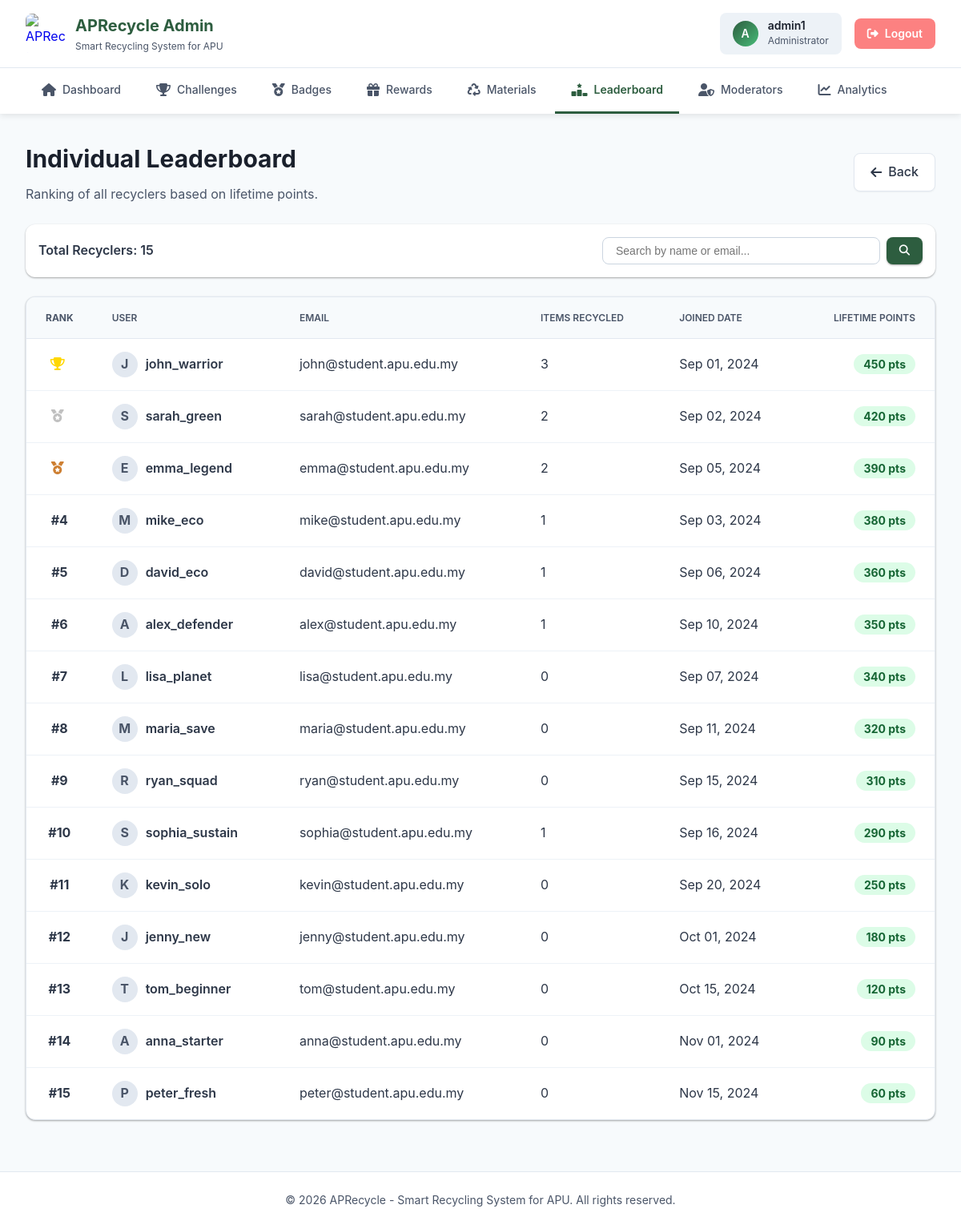
The page /admin/leaderboard_individual.php (signed in) on the database its author committed.
### tables this page shows
CREATE TABLE IF NOT EXISTS `user` (
  `user_id` int NOT NULL AUTO_INCREMENT,
  `username` varchar(50) NOT NULL,
  `password` varchar(255) NOT NULL,
  `email` varchar(255) NOT NULL,
  `role` varchar(20) NOT NULL,
  `qr_code` varchar(255) NOT NULL,
  `lifetime_points` int NOT NULL DEFAULT '0',
  `created_at` datetime NOT NULL DEFAULT CURRENT_TIMESTAMP,
  `team_id` int DEFAULT NULL,
  PRIMARY KEY (`user_id`),
  KEY `team_id` (`team_id`)
);

### admin/leaderboard_individual.php (the view, shortened to what this page needs)
<?php
include_once 'includes/header.php';
$conn = getDBConnection();
$limit = 20;
$page = isset($_GET['page']) && is_numeric($_GET['page']) ? (int) $_GET['page'] : 1;
$start = ($page - 1) * $limit;
$search_term = '';
$where_clause = "WHERE u.role = 'recycler'";
$count_sql = "SELECT COUNT(*) as total FROM user u $where_clause";
$count_result = mysqli_query($conn, $count_sql);
$total_records = mysqli_fetch_assoc($count_result)['total'];
$sql = "SELECT u.user_id, u.username, u.email, u.lifetime_points, u.created_at,
        (SELECT COUNT(*) FROM recycling_submission rs WHERE rs.user_id = u.user_id AND rs.status = 'Approved') as items_count
        FROM user u
        $where_clause
        ORDER BY u.lifetime_points DESC, items_count DESC
        LIMIT $start, $limit";
$result = mysqli_query($conn, $sql);
?>
<div class="page-header" style="display: flex; justify-content: space-between; align-items: center;">
    <div>
        <h1 class="page-title">Individual Leaderboard</h1>
        <p class="page-description">Ranking of all recyclers based on lifetime points.</p>
    </div>
    <a href="leaderboard_overview.php"
        style="display: inline-flex; align-items: center; gap: 8px; padding: 10px 20px; background: white; color: var(--color-gray-700); text-decoration: none; border-radius: 8px; border: 1px solid var(--color-gray-200); font-weight: 500; transition: all 0.2s; box-shadow: 0 1px 2px rgba(0,0,0,0.05);"
        onmouseover="this.style.background='var(--color-gray-50)'; this.style.borderColor='var(--color-gray-300)';"
        onmouseout="this.style.background='white'; this.style.borderColor='var(--color-gray-200)';">
        <i class="fas fa-arrow-left"></i>
        <span>Back</span>
    </a>
</div>
<div class="toolbar">
    <div style="font-weight: 600; color: var(--color-gray-700);">
        Total Recyclers: <?php echo number_format($total_records); ?>
    </div>
    <form class="search-form" method="GET" action="">
        <input type="text" name="search" class="search-input" placeholder="Search by name or email..."
            value="<?php echo htmlspecialchars($search_term); ?>">
        <button type="submit" class="btn-primary">
            <i class="fas fa-search"></i>
        </button>
    </form>
</div>
<div class="leaderboard-container">
    <div class="table-responsive">
        <table>
            <thead>
                <tr>
                    <th class="rank-cell">Rank</th>
                    <th>User</th>
                    <th>Email</th>
                    <th>Items Recycled</th>
                    <th>Joined Date</th>
                    <th style="text-align: right;">Lifetime Points</th>
                </tr>
            </thead>
            <tbody>
                <?php if (mysqli_num_rows($result) > 0): ?>
                    <?php
                    $counter = 0;
                    while ($row = mysqli_fetch_assoc($result)):
                        $rank = $start + $counter + 1;
                        $counter++;
                        ?>
                        <tr>
                            <td class="rank-cell">
                                <?php if ($rank == 1): ?>
                                    <i class="fas fa-trophy rank-icon gold"></i>
                                <?php elseif ($rank == 2): ?>
                                    <i class="fas fa-medal rank-icon silver"></i>
                                <?php elseif ($rank == 3): ?>
                                    <i class="fas fa-medal rank-icon bronze"></i>
                                <?php else: ?>
                                    #<?php echo $rank; ?>
                                <?php endif; ?>
                            </td>
                            <td>
                                <div style="display: flex; align-items: center; gap: 10px;">
                                    <div
                                        style="width: 32px; height: 32px; background: var(--color-gray-200); border-radius: 50%; display: flex; align-items: center; justify-content: center; font-weight: bold; color: var(--color-gray-600);">
                                        <?php echo strtoupper(substr($row['username'], 0, 1)); ?>
                                    </div>
                                    <span style="font-weight: 600;"><?php echo htmlspecialchars($row['username']); ?></span>
                                </div>
                            </td>
                            <td><?php echo htmlspecialchars($row['email']); ?></td>
                            <td><?php echo number_format($row['items_count']); ?></td>
                            <td><?php echo date('M d, Y', strtotime($row['created_at'])); ?></td>
                            <td style="text-align: right;">
                                <span class="points-badge">
                                    <?php echo number_format($row['lifetime_points']); ?> pts
                                </span>
                            </td>
                        </tr>
                    <?php endwhile; ?>
                <?php endif; ?>
            </tbody>
        </table>
    </div>
</div>
<?php
include_once 'includes/footer.php';
?>

### css/styles.css (style rules this page uses)
* { margin: 0; padding: 0; box-sizing: border-box; }
body { font-family: var(--font-sans); color: #2D3748; }
h1 { font-size: 2.25rem; font-weight: 700; }
body { font-size: 1rem; line-height: 1.6; }
.btn-primary { background: var(--color-primary); color: white; padding: 0.75rem 1.5rem; border-radius: var(--radius-md); border: none; font-weight: 600; cursor: pointer; transition: all 0.3s ease; box-shadow: var(--shadow-sm); }

### css/variables.css (style rules this page uses)
:root { --color-primary: #2D5D3F; --color-primary-light: #3A7A54; --color-primary-dark: #1F4129; --color-secondary: #48BB78; --color-secondary-light: #68D391; --color-accent-blue: #4299E1; --color-accent-yellow: #FFD93D; --color-accent-brown: #8B4513; --color-white: #FFFFFF; --color-gray-50: #F7FAFC; --color-gray-100: #EDF2F7; --color-gray-200: #E2E8F0; --color-gray-300: #CBD5E0; --color-gray-400: #A0AEC0; --color-gray-500: #718096; --color-gray-600: #4A5568; --color-gray-700: #2D3748; --color-gray-800: #1A202C; --color-gray-900: #171923; --color-success: #48BB78; --color-success-light: #C6F6D5; --color-warning: #ED8936; --color-warning-light: #FEEBC8; --color-error: #FC8181; --color-error-light: #FED7D7; --color-info: #4299E1; --color-info-light: #BEE3F8; --gradient-primary: linear-gradient(135deg, #2D5D3F 0%, #48BB78 100%); --gradient-success: linear-gradient(135deg, #48BB78 0%, #38A169 100%); --gradient-badge: linear-gradient(135deg, #667eea 0%, #764ba2 100%); --shadow-sm: 0 1px 3px rgba(0,0,0,0.12), 0 1px 2px rgba(0,0,0,0.24); --shadow-md: 0 2px 8px rgba(0,0,0,0.1); --shadow-lg: 0 4px 12px rgba(0,0,0,0.15); --shadow-xl: 0 10px 40px rgba(0,0,0,0.2); --radius-sm: 4px; --radius-md: 8px; --radius-lg: 12px; --radius-xl: 16px; --radius-full: 9999px; --space-1: 0.25rem; --space-2: 0.5rem; --space-3: 0.75rem; --space-4: 1rem; --space-5: 1.25rem; --space-6: 1.5rem; --space-8: 2rem; --space-10: 2.5rem; --space-12: 3rem; --font-sans: -apple-system, BlinkMacSystemFont, 'Segoe UI', 'Roboto', 'Oxygen', 'Ubuntu', 'Cantarell', 'Fira Sans', 'Droid Sans', 'Helvetica Neue', sans-serif; --font-mono: 'SFMono-Regular', Consolas, 'Liberation Mono', Menlo, monospace; --text-xs: 0.75rem; --text-sm: 0.875rem; --text-base: 1rem; --text-lg: 1.125rem; --text-xl: 1.25rem; --text-2xl: 1.5rem; --text-3xl: 1.875rem; --text-4xl: 2.25rem; }

### admin/includes/header.php (style rules this page uses)
body { background: var(--color-gray-50); margin: 0; padding: 0; }
.page-header { margin-bottom: var(--space-6); }
.page-title { font-size: var(--text-3xl); color: var(--color-gray-800); margin-bottom: var(--space-2); }
.page-description { color: var(--color-gray-600); font-size: var(--text-base); }

### admin/leaderboard_individual.php (style rules this page uses)
.toolbar { display: flex; justify-content: space-between; align-items: center; margin-bottom: var(--space-6); background: var(--color-white); padding: var(--space-4); border-radius: var(--radius-lg); box-shadow: var(--shadow-sm); flex-wrap: wrap; gap: var(--space-4); }
.search-form { display: flex; gap: var(--space-2); flex: 1; max-width: 400px; }
.search-input { flex: 1; padding: var(--space-2) var(--space-4); border: 1px solid var(--color-gray-300); border-radius: var(--radius-md); font-size: var(--text-sm); }
.btn-primary { background: var(--color-primary); color: white; border: none; padding: var(--space-2) var(--space-4); border-radius: var(--radius-md); cursor: pointer; font-weight: 500; }
.leaderboard-container { background: var(--color-white); border-radius: var(--radius-lg); box-shadow: var(--shadow-sm); overflow: hidden; border: 1px solid var(--color-gray-200); }
.table-responsive { overflow-x: auto; }
table { width: 100%; border-collapse: collapse; text-align: left; }
th { background: var(--color-gray-50); padding: var(--space-4) var(--space-6); font-weight: 600; color: var(--color-gray-600); font-size: var(--text-xs); text-transform: uppercase; border-bottom: 1px solid var(--color-gray-200); }
td { padding: var(--space-4) var(--space-6); border-bottom: 1px solid var(--color-gray-100); color: var(--color-gray-700); vertical-align: middle; }
tr:last-child td { border-bottom: none; }
.rank-cell { font-weight: bold; width: 60px; text-align: center; }
.rank-icon { margin-right: 5px; }
.gold { color: #FFD700; }
.silver { color: #C0C0C0; }
.bronze { color: #CD7F32; }
.points-badge { background: #dcfce7; color: #166534; padding: 4px 12px; border-radius: 999px; font-weight: 700; font-size: var(--text-sm); }

### rows shown on the page
user: username "J", username "john_warrior", email "john@student.apu.edu.my", items_count "3", created_at "Sep 01, 2024", lifetime_points "450"
user: username "S", username "sarah_green", email "sarah@student.apu.edu.my", items_count "2", created_at "Sep 02, 2024", lifetime_points "420"
user: username "E", username "emma_legend", email "emma@student.apu.edu.my", items_count "2", created_at "Sep 05, 2024", lifetime_points "390"
user: rank "4", username "M", username "mike_eco", email "mike@student.apu.edu.my", items_count "1", created_at "Sep 03, 2024", lifetime_points "380"
user: rank "5", username "D", username "david_eco", email "david@student.apu.edu.my", items_count "1", created_at "Sep 06, 2024", lifetime_points "360"
user: rank "6", username "A", username "alex_defender", email "alex@student.apu.edu.my", items_count "1", created_at "Sep 10, 2024", lifetime_points "350"
user: rank "7", username "L", username "lisa_planet", email "lisa@student.apu.edu.my", items_count "0", created_at "Sep 07, 2024", lifetime_points "340"
user: rank "8", username "M", username "maria_save", email "maria@student.apu.edu.my", items_count "0", created_at "Sep 11, 2024", lifetime_points "320"
user: rank "9", username "R", username "ryan_squad", email "ryan@student.apu.edu.my", items_count "0", created_at "Sep 15, 2024", lifetime_points "310"
user: rank "10", username "S", username "sophia_sustain", email "sophia@student.apu.edu.my", items_count "1", created_at "Sep 16, 2024", lifetime_points "290"
user: rank "11", username "K", username "kevin_solo", email "kevin@student.apu.edu.my", items_count "0", created_at "Sep 20, 2024", lifetime_points "250"
user: rank "12", username "J", username "jenny_new", email "jenny@student.apu.edu.my", items_count "0", created_at "Oct 01, 2024", lifetime_points "180"
user: rank "13", username "T", username "tom_beginner", email "tom@student.apu.edu.my", items_count "0", created_at "Oct 15, 2024", lifetime_points "120"
user: rank "14", username "A", username "anna_starter", email "anna@student.apu.edu.my", items_count "0", created_at "Nov 01, 2024", lifetime_points "90"
user: rank "15", username "P", username "peter_fresh", email "peter@student.apu.edu.my", items_count "0", created_at "Nov 15, 2024", lifetime_points "60"

### other values the page prints
substr($_SESSION['username'], 0, 1) "A"
$_SESSION['username'] "admin1"
$total_records "15"
